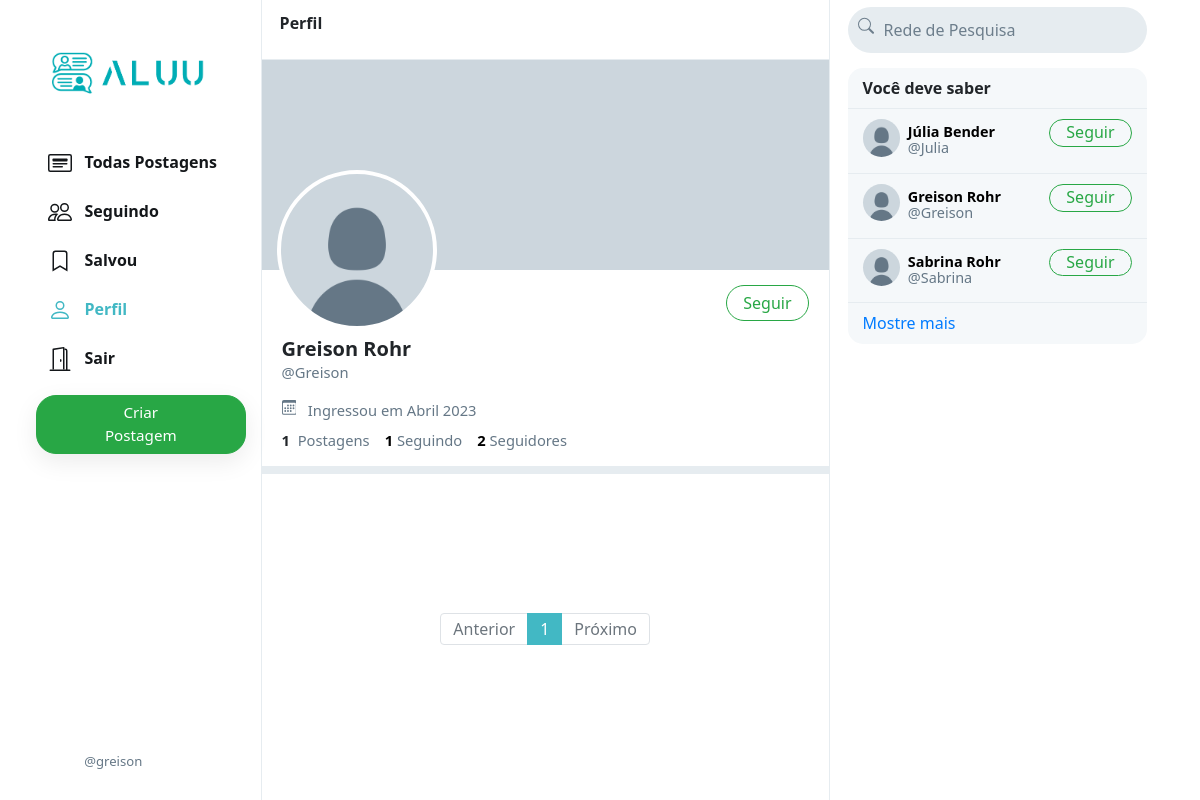
/Greison (signed in), run on the app's committed database.
### network/models.py (models this page shows, shortened)
class User(AbstractUser):
    profile_pic = models.ImageField(upload_to='profile_pic/')
    bio = models.TextField(max_length=160, blank=True, null=True)
    cover = models.ImageField(upload_to='covers/', blank=True)
    role = models.CharField(max_length=20, blank=True)

### network/views.py (the view)
# urls.py: path("<str:username>", views.profile, name='profile'),
def profile(request, username):
    user = User.objects.get(username=username)
    all_posts = Post.objects.filter(creater=user).order_by('-date_created')
    paginator = Paginator(all_posts, 10)
    page_number = request.GET.get('page')
    if page_number == None:
        page_number = 1
    posts = paginator.get_page(page_number)
    followings = []
    suggestions = []
    follower = False
    if request.user.is_authenticated:
        followings = Follower.objects.filter(
            followers=request.user).values_list('user', flat=True)
        suggestions = User.objects.exclude(pk__in=followings).exclude(
            username=request.user.username).order_by("?")[:6]
        if request.user in Follower.objects.get(user=user).followers.all():
            follower = True
    follower_count = Follower.objects.get(user=user).followers.all().count()
    following_count = Follower.objects.filter(followers=user).count()
    return render(request, 'network/profile.html', {
        "username": user,
        "posts": posts,
        "posts_count": all_posts.count(),
        "suggestions": suggestions,
        "page": "profile",
        "is_follower": follower,
        "follower_count": follower_count,
        "following_count": following_count
    })

### network/templates/network/profile.html (shortened to what this page needs)
{% extends 'network/index.html' %}
{% load static %}
{% block profile %}
    <div class="profile-view" data-user="{{username.username}}">
        <div class="cover-image" style="background-image: url(/network/media/{{username.cover}})"></div>
        <div class="profile-image" style="background-image: url(/network/media/{{username.profile_pic}})"></div>
        <div class="profile-details">
            <div>
                {% if user.username == username.username %}
                    <button class="btn btn-outline-success float-right" id="edit-profile-btn">Editar Perfil</button>
                {% elif is_follower %}
                    <button class="btn btn-success float-right" onclick="unfollow_user(this,'{{username.username}}','edit_page')" id="following-btn">Seguindo</button>
                {% else %}
                    <button class="btn btn-outline-success float-right" onclick="follow_user(this,'{{username.username}}','edit_page')" id="follow-btn">Seguir</button>
                {% endif %}
            </div>
            <div class="details-data">
                <h5>{{username.first_name}} {{username.last_name}}</h5>
                <div class="grey">@{{username.username}}</div>
                <div class="grey" style="padding: 8px 0px;">
                    &nbsp; Ingressou em {{username.date_joined | date:"F Y"}}
                </div>
                <div>
                    <strong>
                        {{posts_count}}
                    </strong>
                    &nbsp;<span class="grey">Postagens</span>
                    <a href="#">
                        <strong id="following__count">{{following_count | default:0}}</strong>&nbsp;<span class="grey">Seguindo</span>
                    </a>
                    <a href="#">
                        <strong id="follower__count">{{follower_count | default:0}}</strong>&nbsp;<span class="grey">Seguidores</span>
                    </a>
                </div>
            </div>
        </div>
    </div>
    <div class="space"></div>
{% endblock %}

### network/templates/network/layout.html (shortened to what this page needs)
{% load static %}
<!DOCTYPE html>
<html lang="pt-br">
    <head>
        <link rel="stylesheet" href="https://stackpath.bootstrapcdn.com/bootstrap/4.4.1/css/bootstrap.min.css">
        <link href="{% static 'network/styles.css' %}" rel="stylesheet">
    </head>
    <body>
        <div class="body" data-page="{{page}}">
            <div class="sidenav">
                <a href="{% url 'index' %}" class="navbar-brand">
                    <img src="{% static 'network/Images/logo-aluu.png' %}" style="width: 100%">
                </a>
                <div style="width: 100%">
                    <div>
                        <div>
                            <ul>
                                <li class="nav-item" id="all_posts">
                                <a href="{% url 'index' %}" class="nav-link">
                                    <div style="width: 100%">
                                        &nbsp;&nbsp;Todas Postagens
                                    </div>
                                </a>
                                </li>
                                {% if user.is_authenticated %}
                                    <li class="nav-item" id="following">
                                        <a href="{% url 'following' %}" class="nav-link">
                                            <div>
                                                &nbsp;&nbsp;Seguindo
                                            </div>
                                        </a>
                                    </li>
                                    <li class="nav-item" id="saved">
                                        <a href="{% url 'saved' %}" class="nav-link">
                                            <div>
                                                <svg width="1.5em" height="1.5em" viewBox="0 0 16 16" class="bi bi-bookmark" fill="currentColor" xmlns="http://www.w3.org/2000/svg">
                                                    <path fill-rule="evenodd" d="M8 12l5 3V3a2 2 0 0 0-2-2H5a2 2 0 0 0-2 2v12l5-3zm-4 1.234l4-2.4 4 2.4V3a1 1 0 0 0-1-1H5a1 1 0 0 0-1 1v10.234z"/>
                                                  </svg>
                                                &nbsp;&nbsp;Salvou
                                            </div>
                                        </a>
                                    </li>
                                    <li class="nav-item" id="profile">
                                        <a href="{% url 'profile' user.username %}" class="nav-link">
                                            <div>
                                                &nbsp;&nbsp;Perfil
                                            </div>
                                        </a>
                                    </li>
                                    <li class="nav-item" id="logout">
                                        <a href="{% url 'logout' %}" class="nav-link">
                                            <div>
                                                &nbsp;&nbsp;Sair
                                            </div>
                                        </a>
                                    </li>
                                {% endif %}
                            </ul>
                        </div>
                        {% if user.is_authenticated %}
                            <button id="popup-btn" class="btn btn-success new-post-btn" onclick="createpost()">Criar Postagem</button>
                        {% endif %}
                    </div>
                    <div style="position: absolute; bottom: 10px;">
                        {% if user.is_authenticated %}
                            <li class="nav-item sidenav-user">
                                <a href="{% url 'profile' user.username %}" class="nav-link">
                                    <div class="user_account">
                                        <div class="small-profilepic" style="float: left; background-image: url(/network/media/{{user.profile_pic}})"></div>
                                        <div style="height: 2.7vw; margin: auto;">
                                            <div class="grey" style="margin-top: 4px;">@{{ user.username }}</div>
                                        </div>
                                    </div>
                                </a>
                            </li>
                        {% endif %}
                    </div>
                </div>
            </div>
            {% block body %}
            {% endblock %}
            <div class="right-div">
                <nav class="head">
                    <form action="#">
                        <div class="search-div">
                            <div>
                            </div>
                            <input type="text" name="query" id="search-box" placeholder="Rede de Pesquisa">
                        </div>
                    </form>
                </nav>
                <div class='right-div-content'>
                    <div class="space" style="background-color: white;"></div>
                    {% if user.is_authenticated %}
                        <div class="suggestion-box">
                            <div class="suggestion-header">
                                Você deve saber
                            </div>
                            {% for suggestion in suggestions %}
                                <div class="suggestion-user">
                                    <div>
                                        <a href="{% url 'profile' suggestion.username %}">
                                            <div class="small-profilepic" style="background-image: url(/network/media/{{suggestion.profile_pic}})"></div>
                                        </a>
                                    </div>
                                    <div class="user-details">
                                        <a href="{% url 'profile' suggestion.username %}">
                                            <div id="user-name">
                                                <strong>
                                                    {{suggestion.first_name}} {{suggestion.last_name}}
                                                </strong>
                                            </div>
                                            <div class="grey">@{{suggestion.username}}</div>
                                        </a>
                                    </div>
                                    <div>
                                        <button class="btn btn-outline-success" type="button" onclick="follow_user(this,'{{suggestion.username}}','suggestion')">Seguir</button>
                                    </div>
                                </div>
                            {% empty %}
                                    <div style="text-align: center; border-bottom: .5px solid #e6ecf0; padding: 10px 15px;">
                                        <span class="grey" style="font-size: .9em;">Nenhuma sugestão disponível.</span>
                                    </div>
                            {% endfor %}
                            <div class="suggestion-footer">
                                <a href="#">Mostre mais</a>
                            </div>
                        </div>
                    {% endif %}
                </div>
            </div>
        </div>
    </body>
</html>

### network/static/network/styles.css (style rules this page uses)
.body { display: flex; min-height: 100%; font-family: system-ui, sans-serif; }
.btn { border-radius: 20px; padding: 0.32rem 1rem 0.375rem 1rem; }
.btn, .btn:focus, .btn:active { box-shadow: none !important; -webkit-box-shadow: none !important; }
.grey { color: #657786; }
svg { vertical-align: text-top; }
.sidenav { height: 100%; width: 21.8%; position: fixed; top: 0; left: 0; padding: 15px; list-style: none; border-right: .5px solid #e6ecf0; z-index: 100; padding-left: 3%; background-color: white; }
.sidenav ul { list-style: none; padding-left: 0px; margin-top: 3vh; }
.sidenav li { margin-top: 7px; }
.sidenav .nav-link { color: #14171a; line-height: .7em; font-weight: 700; padding: 0px; }
.sidenav .nav-link>div { padding: 10px 20px 8px 12px; border-radius: 25px; line-height: 0.9em; width: max-content; }
.new-post-btn { padding-left: 55px !important; padding-right: 55px !important; font-size: .95em; font-weight: 530; box-shadow: rgba(0, 0, 0, 0.08) 0px 8px 24px !important; }
.user_account { display: flex; font-size: .82rem; font-weight: normal; padding-top: 3px !important; padding-bottom: 3px !important; padding-left: 3px !important; }
.user_account .small-profilepic { transform: scale(.82); margin-left: auto; margin-top: auto; }
.active a { color: #42b8c4 !important; }
.head { height: 7.5vh; }
.small-profilepic { width: 3.1vw; height: 3.1vw; border-radius: 9999px; overflow: hidden; margin-right: 8px; background-size: cover; background-repeat: no-repeat; background-position: center; box-sizing: content-box; }
.space { height: 8px; background-color: #e6ecf0; }
.cover-image { height: 210px; background-size: cover; background-position: center; background-repeat: no-repeat; background-color: #ccd6dd; }
.profile-image { width: 160px; height: 160px; position: absolute; left: 15px; top: 110px; border-radius: 99999px; border: 4px solid white; background-size: cover; background-repeat: no-repeat; background-position: center; background-color: white; }
.profile-details { padding: 15px 20px; }
.profile-details button { padding-bottom: 0.3rem; }
.profile-details>.details-data { margin-top: 52px; font-size: .92em; }
.profile-details h5 { font-weight: 800; margin-bottom: 0px; }
.profile-details a { color: black; text-decoration: none; }
.right-div { width: 28%; height: 100vh; position: fixed; right: 2.95%; border-left: .5px solid #e6ecf0; background-color: white; }
.right-div .head { padding: .9vh 1.5vw; }
.right-div .search-div { margin-left: auto; margin-right: auto; display: flex; border-radius: 25px; background-color: #e6ecf0; padding-left: 10px; padding-right: 10px; vertical-align: middle; }
#search-box { height: 5.7vh; border: none; background: none; outline: none; width: 100%; margin-left: 8px; }
#search-box::placeholder { color: #6d7e8c; }
.right-div-content { height: 92.5vh; overflow: auto; padding-left: 1.5vw; padding-right: 1.5vw; }
.suggestion-box, .guest-box { border-radius: 15px; overflow: hidden; background-color: #f5f8fa; }
.suggestion-header { padding: 13px 15px; line-height: .9em; font-weight: 800; border-bottom: .5px solid #e6ecf0; }
.suggestion-user { display: flex; padding: 10px 15px; font-size: .9em; border-bottom: .5px solid #e6ecf0; }
.suggestion-user a { color: black; text-decoration: none; }
.user-details { flex: 1; line-height: 1.1em; padding: 5px 0px 7px 0px; }
.suggestion-user .btn { padding: 0em 1em .09em 1em; }
.suggestion-footer { padding: 13px 15px; line-height: .9em; }
.suggestion-footer a { text-decoration: none; }

### data on the page
User: username "greison"
User: profile_pic (placeholder picture), first_name "Greison", last_name "Rohr", username "Greison", date_joined "Abril 2023"
User: profile_pic (placeholder picture), first_name "Júlia", last_name "Bender", username "Julia"
User: profile_pic (placeholder picture), first_name "Sabrina", last_name "Rohr", username "Sabrina"

### other printed values
{{ posts_count }} "1"
{{ following_count | default:0 }} "1"
{{ follower_count | default:0 }} "2"
{{ each }} "1"
